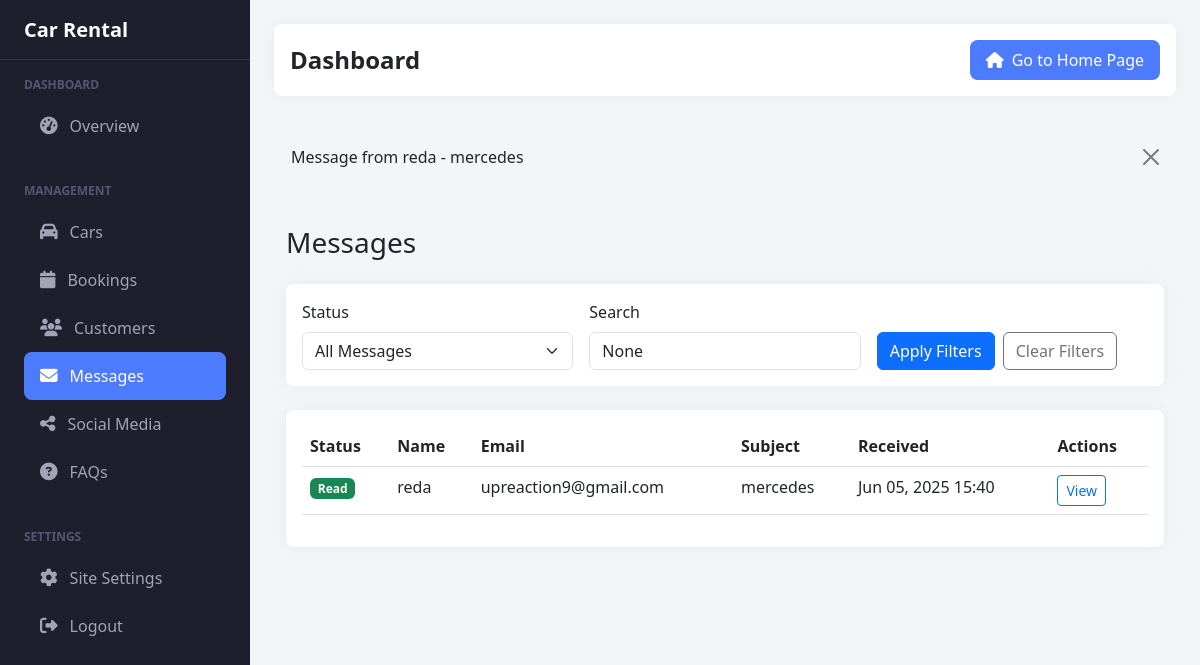
The page /dashboard/messages/ (signed in) on the database its author committed.
### rentals/models.py (models this page shows)
class ContactMessage(models.Model):
    name = models.CharField(max_length=100)
    email = models.EmailField()
    phone = models.CharField(max_length=20, blank=True)
    subject = models.CharField(max_length=200)
    message = models.TextField()
    created_at = models.DateTimeField(auto_now_add=True)
    is_read = models.BooleanField(default=False)
    class Meta:
        ordering = ['-created_at']
    def __str__(self):
        return f"Message from {self.name} - {self.subject}"

### rentals/views.py (the view)
# urls.py: path('dashboard/messages/', views.admin_messages_list, name='admin_messages_list'),
@login_required
def admin_messages_list(request):
    if not request.user.is_staff:
        return redirect('home')
    messages_list = ContactMessage.objects.all()
    is_read = request.GET.get('is_read')
    search = request.GET.get('search')
    if is_read is not None:
        messages_list = messages_list.filter(is_read=(is_read == 'true'))
    if search:
        messages_list = messages_list.filter(
            Q(name__icontains=search) |
            Q(email__icontains=search) |
            Q(subject__icontains=search)
        )
    paginator = Paginator(messages_list, 20)
    page_number = request.GET.get('page')
    messages_page = paginator.get_page(page_number)
    context = {
        'messages': messages_page,
        'current_filters': {
            'is_read': is_read,
            'search': search,
        }
    }
    return render(request, 'rentals/admin/messages_list.html', context)

### rentals/context_processors.py (called while the page is built)
def site_settings(request):
    return {
        'site_settings': SiteSettings.get_settings()
    }

def social_media_links(request):
    return {
        'social_media_links': SocialMedia.objects.filter(is_active=True)
    }

def faqs(request):
    return {
        'global_faqs': FAQ.objects.filter(is_active=True).order_by('order', 'id')[:5]
    }

### rentals/models.py (called while the page is built)
    @classmethod
    def get_settings(cls):
        return cls.objects.first() or cls.objects.create()

### templates/rentals/admin/messages_list.html (shortened to what this page needs)
{% extends 'rentals/admin/base.html' %}
{% block content %}
<div class="container-fluid py-4">
    <div class="d-flex justify-content-between align-items-center mb-4">
        <h1 class="h3 mb-0">Messages</h1>
    </div>
    <div class="card mb-4">
        <div class="card-body">
            <form method="get" class="row g-3">
                <div class="col-md-4">
                    <label class="form-label">Status</label>
                    <select name="is_read" class="form-select">
                        <option value="">All Messages</option>
                    </select>
                </div>
                <div class="col-md-4">
                    <label class="form-label">Search</label>
                    <input type="text" name="search" class="form-control" placeholder="Search messages..." value="{{ current_filters.search }}">
                </div>
                <div class="col-md-4 d-flex align-items-end">
                    <button type="submit" class="btn btn-primary me-2">Apply Filters</button>
                    <a href="{% url 'admin_messages_list' %}" class="btn btn-outline-secondary">Clear Filters</a>
                </div>
            </form>
        </div>
    </div>
    <div class="card">
        <div class="card-body">
            <div class="table-responsive">
                <table class="table table-hover">
                    <thead>
                        <tr>
                            <th>Status</th>
                            <th>Name</th>
                            <th>Email</th>
                            <th>Subject</th>
                            <th>Received</th>
                            <th>Actions</th>
                        </tr>
                    </thead>
                    <tbody>
                        {% for message in messages %}
                        <tr>
                            <td>
                                {% if message.is_read %}
                                    <span class="badge bg-success">Read</span>
                                {% else %}
                                    <span class="badge bg-warning">Unread</span>
                                {% endif %}
                            </td>
                            <td>{{ message.name }}</td>
                            <td>{{ message.email }}</td>
                            <td>{{ message.subject }}</td>
                            <td>{{ message.created_at|date:"M d, Y H:i" }}</td>
                            <td>
                                <div class="btn-group">
                                    <button type="button" class="btn btn-sm btn-outline-primary" data-bs-toggle="modal" data-bs-target="#messageModal{{ message.id }}">
                                        View
                                    </button>
                                </div>
                            </td>
                        </tr>
                        {% empty %}
                        <tr>
                            <td colspan="6" class="text-center py-4">
                                <p class="text-muted mb-0">No messages found</p>
                            </td>
                        </tr>
                        {% endfor %}
                    </tbody>
                </table>
            </div>
        </div>
    </div>
</div>
{% endblock %}

### templates/rentals/admin/base.html (shortened to what this page needs)
{% load static %}
<!DOCTYPE html>
<html lang="en">
<head>
    <link href="https://cdnjs.cloudflare.com/ajax/libs/bootstrap/5.3.0/css/bootstrap.min.css" rel="stylesheet">
    <link href="https://cdnjs.cloudflare.com/ajax/libs/font-awesome/6.4.0/css/all.min.css" rel="stylesheet">
</head>
<body>
    <div class="sidebar">
        <div class="sidebar-header">
            {% with site_settings=request.site_settings %}
            <h3>{{ site_settings.site_name|default:"Car Rental" }}</h3>
            {% endwith %}
        </div>
        <div class="nav-section">
            <div class="nav-section-title">Dashboard</div>
            <ul class="nav flex-column">
                <li class="nav-item">
                    <a class="nav-link {% if request.resolver_match.url_name == 'admin_dashboard' %}active{% endif %}"
                       href="{% url 'admin_dashboard' %}">
                        <i class="fas fa-tachometer-alt"></i>
                        Overview
                    </a>
                </li>
            </ul>
        </div>
        <div class="nav-section">
            <div class="nav-section-title">Management</div>
            <ul class="nav flex-column">
                <li class="nav-item">
                    <a class="nav-link {% if 'cars' in request.resolver_match.url_name %}active{% endif %}"
                       href="{% url 'admin_cars_list' %}">
                        <i class="fas fa-car"></i>
                        Cars
                    </a>
                </li>
                <li class="nav-item">
                    <a class="nav-link {% if 'bookings' in request.resolver_match.url_name %}active{% endif %}"
                       href="{% url 'admin_bookings_list' %}">
                        <i class="fas fa-calendar"></i>
                        Bookings
                    </a>
                </li>
                <li class="nav-item">
                    <a class="nav-link {% if 'customers' in request.resolver_match.url_name %}active{% endif %}"
                       href="{% url 'admin_customers_list' %}">
                        <i class="fas fa-users"></i>
                        Customers
                    </a>
                </li>
                <li class="nav-item">
                    <a class="nav-link {% if 'messages' in request.resolver_match.url_name %}active{% endif %}"
                       href="{% url 'admin_messages_list' %}">
                        <i class="fas fa-envelope"></i>
                        Messages
                    </a>
                </li>
                <li class="nav-item">
                    <a class="nav-link {% if 'social_media' in request.resolver_match.url_name %}active{% endif %}"
                       href="{% url 'admin_social_media_list' %}">
                        <i class="fas fa-share-alt"></i>
                        Social Media
                    </a>
                </li>
                <li class="nav-item">
                    <a class="nav-link {% if 'faq' in request.resolver_match.url_name %}active{% endif %}"
                       href="{% url 'admin_faqs_list' %}">
                        <i class="fas fa-question-circle"></i>
                        FAQs
                    </a>
                </li>
            </ul>
        </div>
        <div class="nav-section">
            <div class="nav-section-title">Settings</div>
            <ul class="nav flex-column">
                <li class="nav-item">
                    <a class="nav-link {% if request.resolver_match.url_name == 'admin_site_settings' %}active{% endif %}" href="{% url 'admin_site_settings' %}">
                        <i class="fas fa-cog"></i>
                        Site Settings
                    </a>
                </li>
                <li class="nav-item">
                    <form method="post" action="{% url 'admin_logout' %}" class="nav-link p-0">
                        <button type="submit" class="nav-link w-100 text-start border-0 bg-transparent">
                            <i class="fas fa-sign-out-alt"></i>
                            Logout
                        </button>
                    </form>
                </li>
            </ul>
        </div>
    </div>
    <main class="admin-main">
        <div class="admin-header d-flex justify-content-between align-items-center">
            <h1 class="page-title">{% block page_title %}Dashboard{% endblock %}</h1>
            <div class="page-actions d-flex align-items-center gap-3">
                <a href="{% url 'home' %}" class="home-button">
                    <i class="fas fa-home"></i>
                    Go to Home Page
                </a>
            </div>
        </div>
        {% if messages %}
            {% for message in messages %}
                <div class="alert alert-{{ message.tags }} alert-dismissible fade show" role="alert">
                    {{ message }}
                    <button type="button" class="btn-close" data-bs-dismiss="alert"></button>
                </div>
            {% endfor %}
        {% endif %}
        {% block content %}{% endblock %}
    </main>
</body>
</html>

### templates/rentals/admin/base.html (style rules this page uses)
:root { --sidebar-width: 250px; --header-height: 60px; --primary-color: #4C7BFD; --sidebar-bg: #1E1E2D; --sidebar-color: #A2A3B7; --sidebar-hover: #2A2A3C; }
body { min-height: 100vh; background-color: #F3F6F9; }
.sidebar { position: fixed; top: 0; left: 0; bottom: 0; width: var(--sidebar-width); background: var(--sidebar-bg); padding: 0; z-index: 100; overflow-y: auto; }
.sidebar-header { height: var(--header-height); display: flex; align-items: center; padding: 1rem 1.5rem; color: white; border-bottom: 1px solid rgba(255,255,255,0.1); }
.sidebar-header h3 { margin: 0; font-size: 1.25rem; font-weight: 600; white-space: nowrap; overflow: hidden; text-overflow: ellipsis; }
.nav-section { padding: 1rem 0; }
.nav-section-title { color: #565674; font-size: 0.75rem; font-weight: 600; text-transform: uppercase; padding: 0 1.5rem; margin-bottom: 0.5rem; }
.nav-item { padding: 0 1.5rem; }
.nav-link { color: var(--sidebar-color); padding: 0.75rem 1rem; border-radius: 0.475rem; display: flex; align-items: center; transition: all 0.3s ease; }
.nav-link i { margin-right: 0.75rem; font-size: 1.1rem; }
.nav-link.active { color: white; background: var(--primary-color); }
.admin-main { margin-left: var(--sidebar-width); padding: 1.5rem; min-height: 100vh; }
.admin-header { margin-bottom: 2rem; background: white; padding: 1rem; border-radius: 0.475rem; box-shadow: 0 0 20px rgba(0,0,0,0.05); }
.page-title { font-size: 1.5rem; font-weight: 600; margin: 0; }
.card { border: none; border-radius: 0.475rem; box-shadow: 0 0 20px rgba(0,0,0,0.05); }
.home-button { padding: 0.5rem 1rem; border-radius: 0.475rem; transition: all 0.3s ease; text-decoration: none; display: inline-flex; align-items: center; gap: 0.5rem; background-color: var(--primary-color); color: white; border: none; }
.home-button i { font-size: 1rem; }

### rows shown on the page
ContactMessage: name+subject "Message from reda - mercedes", is_read "Read", name "reda", email "upreaction9@gmail.com", subject "mercedes", created_at "Jun 05, 2025 15:40"

### other values the page prints
{{ site_settings.site_name|default:"Car Rental" }} "Car Rental"
